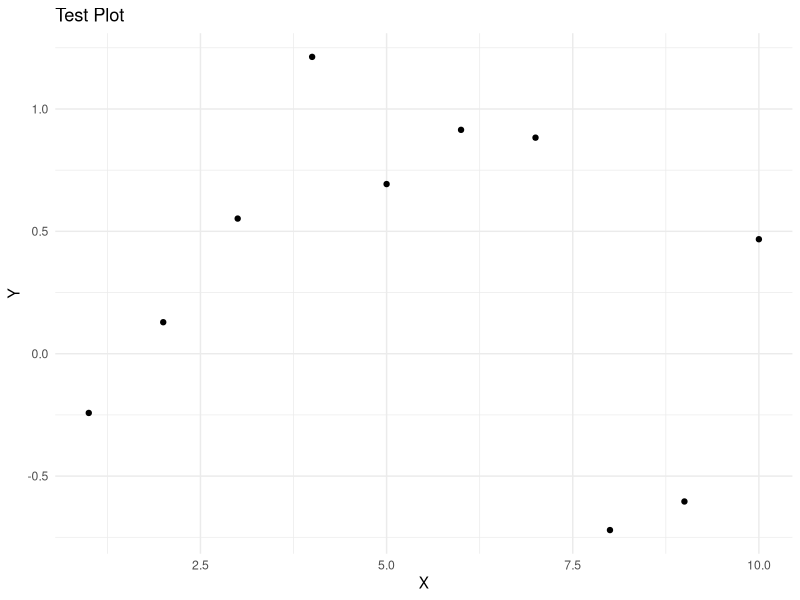

Here is the R script that generated this plot:
## ---- chunk 1
library(ggplot2)
data <- data.frame(x = 1:10, y = rnorm(10))
p <- ggplot(data, aes(x = x, y = y)) +
  geom_point() +
  labs(title = 'Test Plot', x = 'X', y = 'Y') +
  theme_minimal()
print(p)
## ---- chunk 2
# Let's try to include one of our existing figures
if (file.exists('Rplots.pdf')) {
  knitr::include_graphics('Rplots.pdf')
} else {
  cat('Figure not found')
}
## ---- chunk 3
pdf_files <- list.files('.', pattern = '\\.pdf$')
cat('Available PDF figures:\n')
for (f in head(pdf_files, 10)) {
  cat('  ', f, '\n')
}
